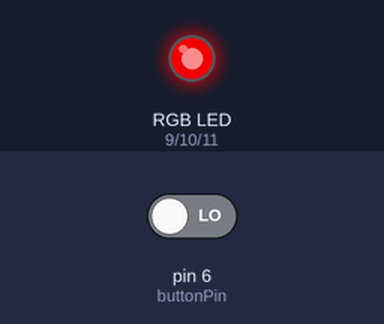
A sketch run on a simulated Arduino Uno, built with avr-gcc and run on an emulated ATmega328P. On the bench: an RGB LED mixed from three pins (HIGH = lit). The inputs (shaded band) are chosen by the test bench; at power-on: pin 6 (buttonPin) LOW. Dim RGB values are drawn brighter than linear.

Above: at 4.75 s.
4.8 s: pin 6 (buttonPin) driven HIGH
At 9.55 s:
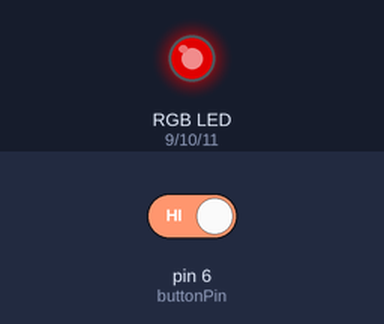
At 25.65 s:
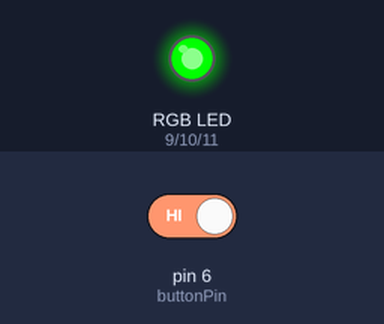
Timing chart, 0 to 33.5 s (numbered marks = the images above; inputs shaded):
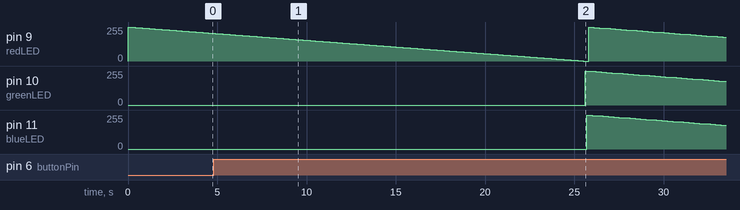

The sketch:

sketch_jan11a.ino
```cpp
int redLED = 9, greenLED = 10, blueLED = 11;
int buttonPress;
int buttonPin = 6;
int lightVariable = 9;

void setup() {
  pinMode(redLED, OUTPUT);
  pinMode(greenLED, OUTPUT);
  pinMode(blueLED, OUTPUT);
}

void loop() {
  buttonPress = digitalRead(buttonPin);
  /* !!! IMPORTANT !!!
     This code is for common cathode/active high RGB LEDS!
     If you’re using common anode/active low RGB, 0 is ON/HIGH and 255 is OFF/LOW!
     To turn on JUST the red LED, the values should be (0, 255, 255)!
  */
  for (int i = 0; i < 256; i++)
  {
    if (buttonPress == HIGH)  {
      lightVariable = lightVariable + 1;
    }
    if (lightVariable > 11) {
      lightVariable = 9;
    }
    analogWrite(lightVariable, 255 - i);
    delay(100);
  }

}
```

Measured:
- after the input at 4.8 s, pin 10 (greenLED): 0/255 → 255/255 after 20.8 s, → 252/255 0.30 s later, → 249/255 0.30 s later, → 246/255 0.30 s later, … (27 changes in this stretch); pin 11 (blueLED): 0/255 → 254/255 after 20.9 s, → 251/255 0.30 s later, → 248/255 0.30 s later, → 245/255 0.30 s later, … (26 changes in this stretch)
